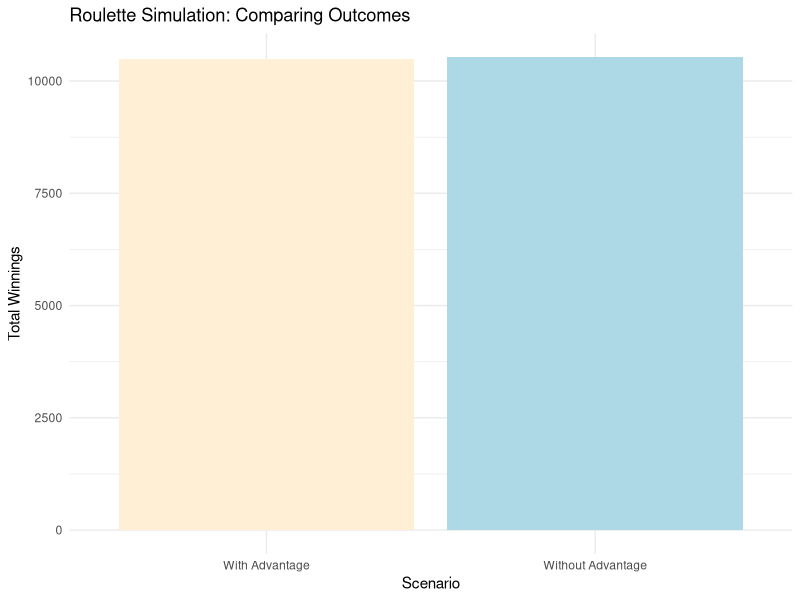

Write R code to recreate this figure.
## ---- chunk 1

library(ggplot2)

play_roulette <- function(bet, chosen_number, num_spins) {
  roulette_numbers <- 1:36
  results <- sample(roulette_numbers, num_spins, replace = TRUE)
  winnings <- ifelse(results == chosen_number, 36, 0)  # 35 to 1 payout
  winnings[bet == "red" & results %% 2 == 0] <- 2  # win if the color is red
  winnings[bet == "black" & results %% 2 != 0] <- 2  # win if the color is black
  total_winnings <- sum(winnings)
  return(total_winnings)
}

# Simulating plays with and without the house advantage
set.seed(123)  # Set the seed for reproducibility
without_advantage <- play_roulette("red", 17, 5000)

set.seed(123)  # Reset the same seed for comparison
with_advantage <- play_roulette("red", 17, 5000) - 0.05 * 1000  # 5% house advantage

# Comparing results
cat("Without the house advantage: ", without_advantage, "\n")
cat("With the house advantage: ", with_advantage, "\n")

# Data for plotting
data <- data.frame(
  Scenario = c("Without Advantage", "With Advantage"),
  Total_Winnings = c(without_advantage, with_advantage)
)

# Create a bar plot
ggplot(data, aes(x = Scenario, y = Total_Winnings, fill = Scenario)) +
  geom_bar(stat = "identity", position = "dodge",fill = c("lightblue", "papayawhip")) +
  labs(title = "Roulette Simulation: Comparing Outcomes",
       x = "Scenario",
       y = "Total Winnings") +
  theme_minimal()


